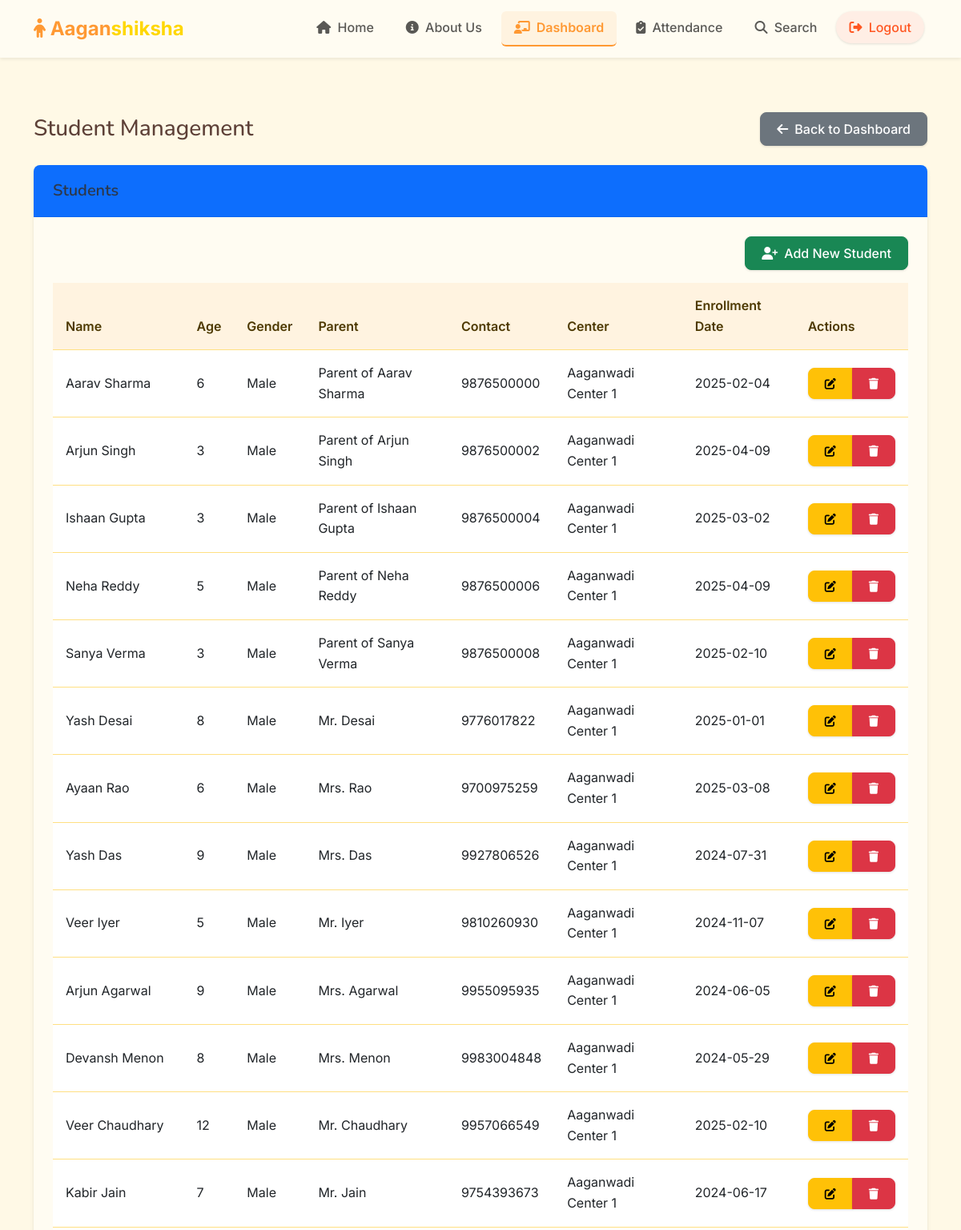
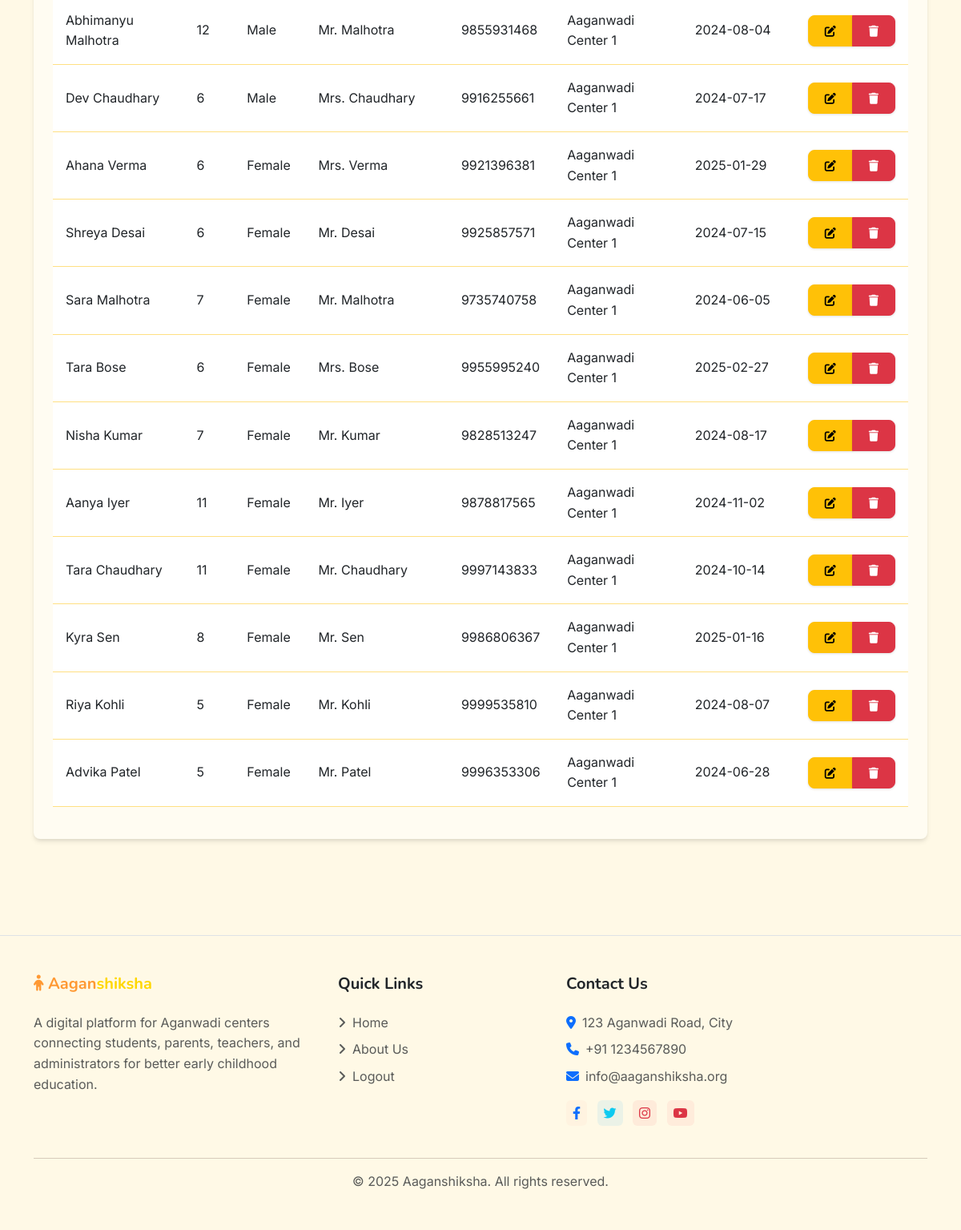
The app's page /teacher/students (signed in) with its own data (2 pictures, top to bottom).
### models.py (models this page shows, shortened)
class Student(db.Model):
    id = db.Column(db.Integer, primary_key=True)
    name = db.Column(db.String(100), nullable=False)
    age = db.Column(db.Integer)
    gender = db.Column(db.String(10))
    parent_name = db.Column(db.String(100))
    parent_contact = db.Column(db.String(15))
    address = db.Column(db.String(200))
    aadhar_number = db.Column(db.String(12), unique=True, nullable=False)
    enrollment_date = db.Column(db.Date, default=datetime.utcnow)
    center_id = db.Column(db.Integer, db.ForeignKey('center.id'), nullable=False)
    created_at = db.Column(db.DateTime, default=datetime.utcnow)
    attendance_records = db.relationship('Attendance', backref='student', lazy=True)

class Center(db.Model):
    id = db.Column(db.Integer, primary_key=True)
    name = db.Column(db.String(100), nullable=False)
    address = db.Column(db.String(200), nullable=False)
    contact_number = db.Column(db.String(15))
    email = db.Column(db.String(120))
    created_at = db.Column(db.DateTime, default=datetime.utcnow)
    students = db.relationship('Student', backref='center', lazy=True)
    inventory_items = db.relationship('Inventory', backref='center', lazy=True)

### routes/teacher.py (the view)
@teacher_bp.route('/students')
@login_required
@teacher_required
def students():
    if not current_user.center_id:
        flash('You need to be assigned to a center to view students.', 'warning')
        return redirect(url_for('teacher.dashboard'))
    students = Student.query.filter_by(center_id=current_user.center_id).all()
    return render_template('teacher/students.html', students=students)

### app.py (called while the page is built)
@app.context_processor
def inject_csrf_token():
    return dict(csrf_token=generate_csrf)

@login_manager.user_loader
def load_user(user_id):
    return User.query.get(int(user_id))

### routes/teacher.py (called while the page is built)
def teacher_required(f):
    @wraps(f)
    def decorated_function(*args, **kwargs):
        if not current_user.is_authenticated or current_user.role != 'teacher':
            flash('You need to be a teacher to access this page.', 'danger')
            return redirect(url_for('auth.login'))
        return f(*args, **kwargs)
    return decorated_function

### templates/teacher/students.html (shortened to what this page needs)
{% extends 'base.html' %}
{% block content %}
<div class="container py-4">
    <div class="d-flex justify-content-between align-items-center mb-4">
        <h1 class="h3 mb-0">Student Management</h1>
        <a href="{{ url_for('teacher.dashboard') }}" class="btn btn-secondary">
            <i class="fas fa-arrow-left me-2"></i>Back to Dashboard
        </a>
    </div>
    <div class="card mb-4">
        <div class="card-header bg-primary text-white">
            <h5 class="mb-0">
                {% if is_add %}
                    Add New Student
                {% elif is_edit %}
                    Edit Student
                {% else %}
                    Students
                {% endif %}
            </h5>
        </div>
        <div class="card-body">
            {% if is_add or is_edit %}
                <form method="POST">
                    {{ form.hidden_tag() }}
                    <div class="row mb-3">
                        <div class="col-md-6">
                            <label class="form-label">Student Name</label>
                            {{ form.name(class="form-control") }}
                            {% if form.name.errors %}
                                <div class="text-danger">
                                    {% for error in form.name.errors %}
                                        <small>{{ error }}</small>
                                    {% endfor %}
                                </div>
                            {% endif %}
                        </div>
                        <div class="col-md-3">
                            <label class="form-label">Age</label>
                            {{ form.age(class="form-control") }}
                            {% if form.age.errors %}
                                <div class="text-danger">
                                    {% for error in form.age.errors %}
                                        <small>{{ error }}</small>
                                    {% endfor %}
                                </div>
                            {% endif %}
                        </div>
                        <div class="col-md-3">
                            <label class="form-label">Gender</label>
                            {{ form.gender(class="form-select") }}
                            {% if form.gender.errors %}
                                <div class="text-danger">
                                    {% for error in form.gender.errors %}
                                        <small>{{ error }}</small>
                                    {% endfor %}
                                </div>
                            {% endif %}
                        </div>
                    </div>
                    <div class="row mb-3">
                        <div class="col-md-6">
                            <label class="form-label">Parent Name</label>
                            {{ form.parent_name(class="form-control") }}
                            {% if form.parent_name.errors %}
                                <div class="text-danger">
                                    {% for error in form.parent_name.errors %}
                                        <small>{{ error }}</small>
                                    {% endfor %}
                                </div>
                            {% endif %}
                        </div>
                        <div class="col-md-6">
                            <label class="form-label">Parent Contact</label>
                            {{ form.parent_contact(class="form-control") }}
                            {% if form.parent_contact.errors %}
                                <div class="text-danger">
                                    {% for error in form.parent_contact.errors %}
                                        <small>{{ error }}</small>
                                    {% endfor %}
                                </div>
                            {% endif %}
                        </div>
                    </div>
                    <div class="mb-3">
                        <label class="form-label">Address</label>
                        {{ form.address(class="form-control") }}
                        {% if form.address.errors %}
                            <div class="text-danger">
                                {% for error in form.address.errors %}
                                    <small>{{ error }}</small>
                                {% endfor %}
                            </div>
                        {% endif %}
                    </div>
                    <div class="mb-3">
                        <label class="form-label">Aadhar Number</label>
                        {{ form.aadhar_number(class="form-control", placeholder="Enter 12-digit Aadhar Number") }}
                        {% if form.aadhar_number.errors %}
                            <div class="text-danger">
                                {% for error in form.aadhar_number.errors %}
                                    <small>{{ error }}</small>
                                {% endfor %}
                            </div>
                        {% endif %}
                    </div>
                    <div class="mb-3">
                        <label class="form-label">Center</label>
                        {{ form.center_id(class="form-select") }}
                        {% if form.center_id.errors %}
                            <div class="text-danger">
                                {% for error in form.center_id.errors %}
                                    <small>{{ error }}</small>
                                {% endfor %}
                            </div>
                        {% endif %}
                    </div>
                    <div class="d-flex justify-content-between">
                        <a href="{{ url_for('teacher.students') }}" class="btn btn-secondary">Cancel</a>
                        {{ form.submit(class="btn btn-primary") }}
                    </div>
                </form>
            {% else %}
                <div class="d-flex justify-content-end mb-3">
                    <a href="{{ url_for('teacher.add_student') }}" class="btn btn-success">
                        <i class="fas fa-user-plus me-2"></i>Add New Student
                    </a>
                </div>
                <div class="table-responsive">
                    <table class="table table-hover">
                        <thead>
                            <tr>
                                <th>Name</th>
                                <th>Age</th>
                                <th>Gender</th>
                                <th>Parent</th>
                                <th>Contact</th>
                                <th>Center</th>
                                <th>Enrollment Date</th>
                                <th>Actions</th>
                            </tr>
                        </thead>
                        <tbody>
                            {% if students %}
                                {% for student in students %}
                                    <tr>
                                        <td>{{ student.name }}</td>
                                        <td>{{ student.age }}</td>
                                        <td>{{ student.gender|capitalize }}</td>
                                        <td>{{ student.parent_name }}</td>
                                        <td>{{ student.parent_contact }}</td>
                                        <td>{{ student.center.name }}</td>
                                        <td>{{ student.enrollment_date.strftime('%Y-%m-%d') if student.enrollment_date else 'N/A' }}</td>
                                        <td>
                                            <div class="btn-group btn-group-sm">
                                                <a href="{{ url_for('teacher.edit_student', id=student.id) }}" class="btn btn-warning">
                                                    <i class="fas fa-edit"></i>
                                                </a>
                                                <button type="button" class="btn btn-danger" data-bs-toggle="modal" data-bs-target="#deleteModal{{ student.id }}">
                                                    <i class="fas fa-trash"></i>
                                                </button>
                                            </div>
                                        </td>
                                    </tr>
                                {% endfor %}
                            {% else %}
                                <tr>
                                    <td colspan="8" class="text-center">No students found.</td>
                                </tr>
                            {% endif %}
                        </tbody>
                    </table>
                </div>
            {% endif %}
        </div>
    </div>
</div>
{% endblock %}

### static/css/style.css (style rules this page uses)
:root { --primary-color: #FF9933; --primary-light: #FFF3E0; --secondary-color: #FFD700; --info-color: #FFD700; --success-color: #FF9933; --warning-color: #FFBF00; --danger-color: #FF5722; --light-color: #FFF9E6; --dark-color: #4D3900; --text-color: #5D4037; --border-radius: 0.5rem; --box-shadow: 0 4px 6px -1px rgba(0, 0, 0, 0.1), 0 2px 4px -1px rgba(0, 0, 0, 0.06); --transition: all 0.3s ease; }
body { min-height: 100vh; display: flex; flex-direction: column; font-family: 'Inter', -apple-system, BlinkMacSystemFont, 'Segoe UI', Roboto, Oxygen, Ubuntu, Cantarell, 'Open Sans', 'Helvetica Neue', sans-serif; color: var(--text-color); background-color: #FFF9E6; line-height: 1.6; }
h1, h2, h3, h4, h5, h6 { font-family: 'Nunito', -apple-system, BlinkMacSystemFont, 'Segoe UI', Roboto, Oxygen, Ubuntu, Cantarell, 'Open Sans', 'Helvetica Neue', sans-serif; font-weight: 600; color: #2d3748; }
a { transition: var(--transition); }
.btn { border-radius: var(--border-radius); padding: 0.5rem 1.25rem; font-weight: 500; transition: var(--transition); box-shadow: 0 1px 3px rgba(0,0,0,0.12); }
.card { border: none; border-radius: var(--border-radius); box-shadow: var(--box-shadow); transition: var(--transition); overflow: hidden; background-color: #FFFCF2; }
.card-header { background-color: white; border-bottom: 1px solid rgba(0, 0, 0, 0.05); padding: 1.25rem 1.5rem; font-weight: 600; }
.card-body { padding: 1.5rem; }
.table { border-collapse: separate; border-spacing: 0; width: 100%; margin-bottom: 1rem; }
.table th { background-color: #FFF3E0; font-weight: 600; padding: 1rem; text-align: left; color: #4D3900; border-bottom: 1px solid #FFE082; }
.table td { padding: 1rem; border-bottom: 1px solid #FFE082; vertical-align: middle; }

### records on screen
Student: name "Aarav Sharma", age "6", gender "Male", parent_name "Parent of Aarav Sharma", parent_contact "9876500000", center.name "Aaganwadi Center 1", enrollment_date "2025-02-04"
Student: name "Arjun Singh", age "3", gender "Male", parent_name "Parent of Arjun Singh", parent_contact "9876500002", center.name "Aaganwadi Center 1", enrollment_date "2025-04-09"
Student: name "Ishaan Gupta", age "3", gender "Male", parent_name "Parent of Ishaan Gupta", parent_contact "9876500004", center.name "Aaganwadi Center 1", enrollment_date "2025-03-02"
Student: name "Neha Reddy", age "5", gender "Male", parent_name "Parent of Neha Reddy", parent_contact "9876500006", center.name "Aaganwadi Center 1", enrollment_date "2025-04-09"
Student: name "Sanya Verma", age "3", gender "Male", parent_name "Parent of Sanya Verma", parent_contact "9876500008", center.name "Aaganwadi Center 1", enrollment_date "2025-02-10"
Student: name "Yash Desai", age "8", gender "Male", parent_name "Mr. Desai", parent_contact "9776017822", center.name "Aaganwadi Center 1", enrollment_date "2025-01-01"
Student: name "Ayaan Rao", age "6", gender "Male", parent_name "Mrs. Rao", parent_contact "9700975259", center.name "Aaganwadi Center 1", enrollment_date "2025-03-08"
Student: name "Yash Das", age "9", gender "Male", parent_name "Mrs. Das", parent_contact "9927806526", center.name "Aaganwadi Center 1", enrollment_date "2024-07-31"
Student: name "Veer Iyer", age "5", gender "Male", parent_name "Mr. Iyer", parent_contact "9810260930", center.name "Aaganwadi Center 1", enrollment_date "2024-11-07"
Student: name "Arjun Agarwal", age "9", gender "Male", parent_name "Mrs. Agarwal", parent_contact "9955095935", center.name "Aaganwadi Center 1", enrollment_date "2024-06-05"
Student: name "Devansh Menon", age "8", gender "Male", parent_name "Mrs. Menon", parent_contact "9983004848", center.name "Aaganwadi Center 1", enrollment_date "2024-05-29"
Student: name "Veer Chaudhary", age "12", gender "Male", parent_name "Mr. Chaudhary", parent_contact "9957066549", center.name "Aaganwadi Center 1", enrollment_date "2025-02-10"
Student: name "Kabir Jain", age "7", gender "Male", parent_name "Mr. Jain", parent_contact "9754393673", center.name "Aaganwadi Center 1", enrollment_date "2024-06-17"
Student: name "Abhimanyu Malhotra", age "12", gender "Male", parent_name "Mr. Malhotra", parent_contact "9855931468", center.name "Aaganwadi Center 1", enrollment_date "2024-08-04"
Student: name "Dev Chaudhary", age "6", gender "Male", parent_name "Mrs. Chaudhary", parent_contact "9916255661", center.name "Aaganwadi Center 1", enrollment_date "2024-07-17"
Student: name "Ahana Verma", age "6", gender "Female", parent_name "Mrs. Verma", parent_contact "9921396381", center.name "Aaganwadi Center 1", enrollment_date "2025-01-29"
Student: name "Shreya Desai", age "6", gender "Female", parent_name "Mr. Desai", parent_contact "9925857571", center.name "Aaganwadi Center 1", enrollment_date "2024-07-15"
Student: name "Sara Malhotra", age "7", gender "Female", parent_name "Mr. Malhotra", parent_contact "9735740758", center.name "Aaganwadi Center 1", enrollment_date "2024-06-05"
Student: name "Tara Bose", age "6", gender "Female", parent_name "Mrs. Bose", parent_contact "9955995240", center.name "Aaganwadi Center 1", enrollment_date "2025-02-27"
Student: name "Nisha Kumar", age "7", gender "Female", parent_name "Mr. Kumar", parent_contact "9828513247", center.name "Aaganwadi Center 1", enrollment_date "2024-08-17"
Student: name "Aanya Iyer", age "11", gender "Female", parent_name "Mr. Iyer", parent_contact "9878817565", center.name "Aaganwadi Center 1", enrollment_date "2024-11-02"
Student: name "Tara Chaudhary", age "11", gender "Female", parent_name "Mr. Chaudhary", parent_contact "9997143833", center.name "Aaganwadi Center 1", enrollment_date "2024-10-14"
Student: name "Kyra Sen", age "8", gender "Female", parent_name "Mr. Sen", parent_contact "9986806367", center.name "Aaganwadi Center 1", enrollment_date "2025-01-16"
Student: name "Riya Kohli", age "5", gender "Female", parent_name "Mr. Kohli", parent_contact "9999535810", center.name "Aaganwadi Center 1", enrollment_date "2024-08-07"
Student: name "Advika Patel", age "5", gender "Female", parent_name "Mr. Patel", parent_contact "9996353306", center.name "Aaganwadi Center 1", enrollment_date "2024-06-28"

### other values on screen
{{ current_year|default(2025) }} "2025"
